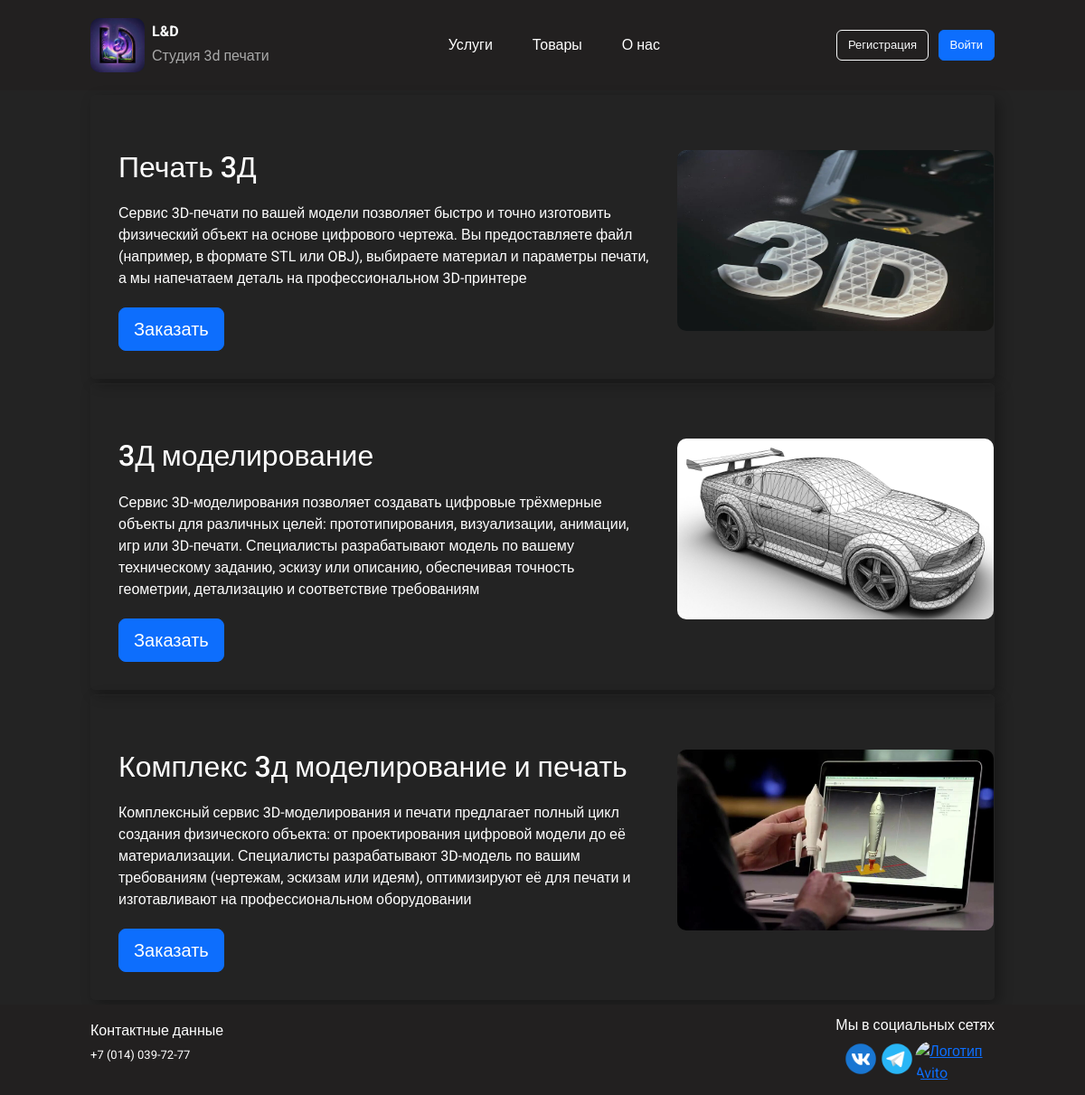
The app's page /servises with its own data.
### main/models.py (models this page shows)
class Services(models.Model):
    name = models.CharField(max_length=100, blank=True)
    description = models.TextField(blank=True, null=True)
    image = models.ImageField(upload_to="images/", blank=True, null=True)

### main/views.py (the view)
# urls.py: path("servises", ServicesView.as_view(), name="services"),
class ServicesView(View):
    def get(self, request):
        services = Services.objects.all()
        context = {
            'services': services,
        }
        return render(request, 'main/servises.html', context=context)

### main/templates/main/servises.html
{% extends 'main/index.html' %}
{% load static %}
{% block first_section %}
<body style="background: #232323">
    <section class="servises-block">
    {% if services is None %}
        <h2>Услуг пока нет(</h2>
    {% else %}
        {% for service in services %}
            <div class="fix-container2">
                <div class="service">
                    <h2>{{ service.name }}</h2>
                     <p>{{ service.description }}</p>
                    <button type="button" class="btn btn-primary btn-lg">Заказать</button>
                </div>
                <div>
                    <img src="{{ service.image}}">
                </div>
            </div>
        {% endfor %}
    {% endif %}
    </section>
</body>
{% endblock %}

### src/css/style.css (style rules this page uses)
* { font-family: 'Roboto', sans-serif; }
section { background-color: #222020; }
section { background-color: #232323; padding: 0px 20px; }
.servises-block > div { color: white; display: flex; flex-direction: row; justify-content: space-around; align-items: flex-start; padding-top: 30px; }
.fix-container2 { max-width: 1000px; min-width: 200px; border: 1px solid #232323; border-radius: 5px; margin: 5px auto 5px auto; box-shadow: 5px 5px 15px rgba(0, 0, 0, 0.3); }
.fix-container2 img { width: 350px; height: 200px; margin-top: 30px; border-radius: 10px; }
.service { padding:30px; }
.service > h2 { margin-bottom: 20px; }
.service > p { margin-bottom: 20px; }

### records on screen
Services: name "Печать 3Д", description "Сервис 3D-печати по вашей модели позволяет быстро и точно изготовить физический объект на основе цифрового чертежа. Вы предоставляете файл (например, в формате STL или OBJ), выбираете материал и параметры печати, а мы напечатаем деталь на профессиональном 3D-принтере", image (picture)
Services: name "3Д моделирование", description "Сервис 3D-моделирования позволяет создавать цифровые трёхмерные объекты для различных целей: прототипирования, визуализации, анимации, игр или 3D-печати. Специалисты разрабатывают модель по вашему техническому заданию, эскизу или описанию, обеспечивая точность геометрии, детализацию и соответствие требованиям", image (picture)
Services: name "Комплекс 3д моделирование и печать", description "Комплексный сервис 3D-моделирования и печати предлагает полный цикл создания физического объекта: от проектирования цифровой модели до её материализации. Специалисты разрабатывают 3D-модель по вашим требованиям (чертежам, эскизам или идеям), оптимизируют её для печати и изготавливают на профессиональном оборудовании", image (picture)
